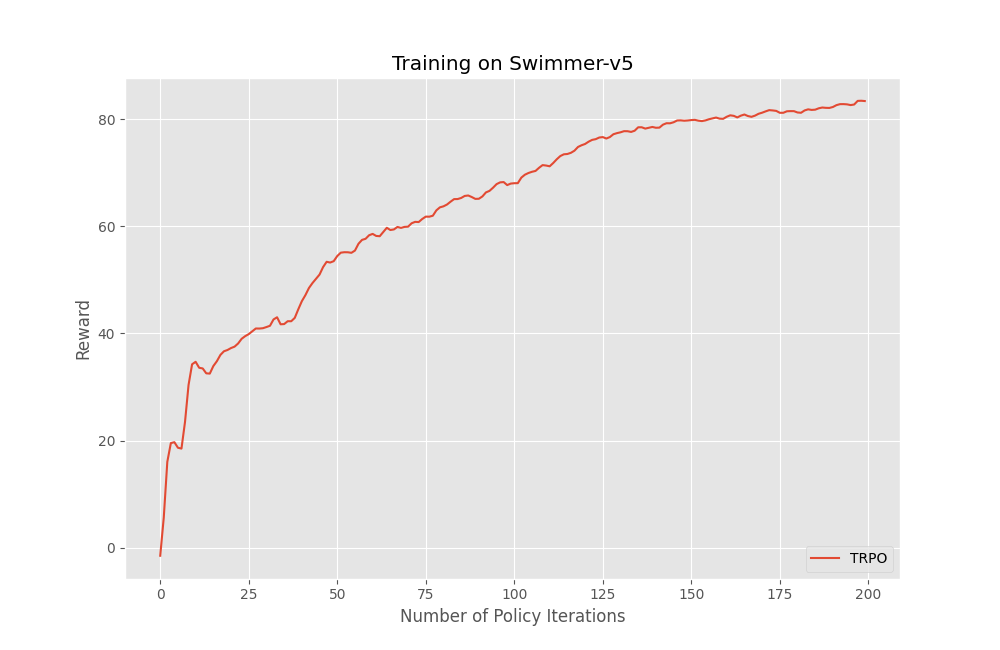

Here is the Python script that generated this plot:
import os
import time
import json
import torch
import argparse
import numpy as np
import gymnasium as gym
from tqdm import trange
from datetime import datetime
from collections import deque

import matplotlib.pyplot as plt
from torch.nn import functional as F
from torch.optim import Adam

def safemean(xs):
    return np.nan if len(xs) == 0 else np.mean(xs)

def set_flat_params_to(params, flat_params):
    prev_ind = 0
    for param in params:
        flat_size = int(np.prod(list(param.size())))
        param.data.copy_(flat_params[prev_ind:prev_ind + flat_size].view(param.size()))
        prev_ind += flat_size

# 1. (修改) 调整网络结构以匹配论文参数
class MlpActorCritic(torch.nn.Module):
    def __init__(self, obs_space, act_space):
        super().__init__()
        self.obs_dim = obs_space.shape[0]
        # 将隐藏层大小从 64 改为 30
        hidden_size = 30
        self.actor_mean = torch.nn.Sequential(
            torch.nn.Linear(self.obs_dim, hidden_size),
            torch.nn.Tanh(),
            torch.nn.Linear(hidden_size, hidden_size),
            torch.nn.Tanh(),
            torch.nn.Linear(hidden_size, act_space.shape[0])
        )
        self.actor_log_std = torch.nn.Parameter(torch.zeros(act_space.shape[0]))
        self.critic = torch.nn.Sequential(
            torch.nn.Linear(self.obs_dim, hidden_size),
            torch.nn.Tanh(),
            torch.nn.Linear(hidden_size, hidden_size),
            torch.nn.Tanh(),
            torch.nn.Linear(hidden_size, 1)
        )

    def forward(self, obs):
        obs = obs.view(-1, self.obs_dim)
        mean = self.actor_mean(obs)
        std = torch.exp(self.actor_log_std)
        dist = torch.distributions.Normal(mean, std)
        value = self.critic(obs).squeeze(-1)
        return dist, value

class Runner:
    def __init__(self, env, model, nsteps, gamma, lam, device):
        self.env = env
        self.model = model
        self.nsteps = nsteps
        self.gamma = gamma
        self.lam = lam
        self.device = device
        self.obs = torch.zeros((self.nsteps + 1,) + self.env.observation_space.shape).to(device)
        self.actions = torch.zeros((self.nsteps,) + self.env.action_space.shape).to(device)
        self.rewards = torch.zeros(self.nsteps).to(device)
        self.dones = torch.zeros(self.nsteps).to(device)
        self.values = torch.zeros(self.nsteps + 1).to(device)
        self.current_obs, _ = self.env.reset()

    def run(self):
        epinfos = []
        # 使用 tqdm 显示采样进度
        for step in trange(self.nsteps, desc="Sampling", leave=False):
            current_obs_tensor = torch.tensor(self.current_obs, dtype=torch.float32).to(self.device)
            self.obs[step] = current_obs_tensor
            with torch.no_grad():
                dist, value = self.model(current_obs_tensor.unsqueeze(0))
                action = dist.sample()
            self.values[step] = value.squeeze(0)
            self.actions[step] = action.squeeze(0)
            action_np = action.squeeze(0).cpu().numpy()
            obs_next, reward, terminated, truncated, info = self.env.step(action_np)
            done = terminated or truncated
            self.rewards[step] = torch.tensor(reward, dtype=torch.float32).to(self.device)
            self.dones[step] = torch.tensor(done).to(self.device)
            self.current_obs = obs_next
            if done:
                epinfos.append({"r": info.get("episode", {}).get("r", 0), "l": info.get("episode", {}).get("l", 0)})
                self.current_obs, _ = self.env.reset()
        
        final_obs_tensor = torch.tensor(self.current_obs, dtype=torch.float32).to(self.device)
        self.obs[self.nsteps] = final_obs_tensor
        with torch.no_grad():
            _, last_value = self.model(final_obs_tensor.unsqueeze(0))
        self.values[self.nsteps] = last_value.squeeze(0)

        advs = torch.zeros_like(self.rewards)
        last_gae_lam = 0
        for t in reversed(range(self.nsteps)):
            delta = self.rewards[t] + self.gamma * self.values[t + 1] * (1.0 - self.dones[t]) - self.values[t]
            advs[t] = last_gae_lam = delta + self.gamma * self.lam * (1.0 - self.dones[t]) * last_gae_lam
        returns = advs + self.values[:-1]
        return self.obs[:-1], self.actions, advs, returns, epinfos

def learn(algo, actor_critic, env, device, log_dir, env_name,
          total_timesteps, nsteps, nminibatches, lam, gamma, noptepochs, lr, ent_coef, max_kl, log_interval):
    num_envs = 1
    timesteps_per_epoch = nsteps * num_envs
    epochs = total_timesteps // timesteps_per_epoch
    minibatch_size = timesteps_per_epoch // nminibatches
    runner = Runner(env=env, model=actor_critic, nsteps=nsteps, gamma=gamma, lam=lam, device=device)
    epinfobuf = deque(maxlen=100)

    def conjugate_gradient(fvp_fn, g, x, nsteps_cg=10, residual_tol=1e-10): # 改成用Nonlinear Conjugate Gradient Optimizer forDNN Training
        r = g - fvp_fn(x)
        p = r.clone()
        rdotr = torch.dot(r, r)
        for i in range(nsteps_cg):
            z = fvp_fn(p)
            alpha = rdotr / (torch.dot(p, z) + 1e-8)
            x += alpha * p
            r -= alpha * z
            new_rdotr = torch.dot(r, r)
            if new_rdotr < residual_tol:
                break
            beta = new_rdotr / (rdotr + 1e-8)
            p = r + beta * p
            rdotr = new_rdotr
        return x

    tepochs = trange(epochs, desc='Epoch', leave=True) # 修改为 epochs 而不是 epochs + 1
    params_pi = list(actor_critic.actor_mean.parameters()) + [actor_critic.actor_log_std]
    params_v = list(actor_critic.critic.parameters())
    v_optimizer = Adam(params_v, lr=lr)
    make_flat = lambda x: torch.cat([p.contiguous().view(-1) for p in x if p is not None])
    get_flat_grad = lambda params: torch.cat([p.grad.contiguous().view(-1) for p in params if p.grad is not None])
    x_cg = None

    epoch_history = []
    rewards_history = []

    for epoch in tepochs:
        tstart = time.perf_counter()
        actor_critic.eval()
        obs, act, adv, ret, epinfos = runner.run()
        epinfobuf.extend(epinfos)
        with torch.no_grad():
            old_dist, _ = actor_critic(obs)
        adv = (adv - adv.mean()) / (adv.std() + 1e-8)

        def get_policy_loss_and_kl(current_dist):
            logp = current_dist.log_prob(act).sum(-1)
            old_logp = old_dist.log_prob(act).sum(-1)
            ratio = torch.exp(logp - old_logp)
            pi_loss = -(ratio * adv).mean()
            kl = torch.distributions.kl.kl_divergence(old_dist, current_dist).mean()
            return pi_loss, kl

        def fisher_vector_product(x):
            damping = 0.1
            new_dist, _ = actor_critic(obs)
            _, kl = get_policy_loss_and_kl(new_dist)
            kl_grads = torch.autograd.grad(kl, params_pi, create_graph=True)
            flat_kl_grads = make_flat(kl_grads)
            dot_prod = torch.dot(flat_kl_grads, x)
            fvp = torch.autograd.grad(dot_prod, params_pi)
            flat_fvp = make_flat(fvp)
            return flat_fvp + damping * x
        
        new_dist_for_grad, _ = actor_critic(obs)
        pi_loss_for_grad, _ = get_policy_loss_and_kl(new_dist_for_grad)
        entropy = new_dist_for_grad.entropy().mean()
        actor_critic.zero_grad()
        (pi_loss_for_grad - ent_coef * entropy).backward()
        g = get_flat_grad(params_pi).detach()
        if x_cg is None:
            x_cg = torch.zeros_like(g)
        step_dir = conjugate_gradient(fisher_vector_product, -g, x=x_cg).detach()
        x_cg = step_dir.clone()
        shs = 0.5 * torch.dot(step_dir, fisher_vector_product(step_dir))
        lm = torch.sqrt(shs / max_kl)
        full_step = step_dir / (lm + 1e-8)
        step_size = 1.0
        flat_params = make_flat(params_pi).detach()
        with torch.no_grad():
            pi_loss_old, _ = get_policy_loss_and_kl(old_dist)
        for _ in range(10):
            new_params = flat_params + full_step * step_size
            set_flat_params_to(params_pi, new_params)
            with torch.no_grad():
                new_dist, _ = actor_critic(obs)
                pi_loss_new, kl_new = get_policy_loss_and_kl(new_dist)
            if kl_new <= max_kl and pi_loss_new <= pi_loss_old:
                break
            step_size *= 0.5
        else:
            set_flat_params_to(params_pi, flat_params)

        actor_critic.train()
        inds = np.arange(timesteps_per_epoch)
        for _ in range(noptepochs):
            np.random.shuffle(inds)
            for start in range(0, timesteps_per_epoch, minibatch_size):
                end = start + minibatch_size
                mbinds = inds[start:end]
                _, values = actor_critic(obs[mbinds])
                v_loss = F.mse_loss(values, ret[mbinds])
                v_optimizer.zero_grad()
                v_loss.backward()
                v_optimizer.step()

        tnow = time.perf_counter()
        fps = int(timesteps_per_epoch / (tnow - tstart))
        if (epoch + 1) % log_interval == 0:
            mean_reward = safemean([epinfo['r'] for epinfo in epinfobuf])
            
            print(f"--- Epoch: {epoch} ---")
            print(f"Total Timesteps: {(epoch + 1) * timesteps_per_epoch}")
            print(f"Mean Reward (last 100 episodes): {mean_reward:.2f}")
            print(f"FPS: {fps}")
            print("-" * (15 + len(str(epoch))))

            epoch_history.append(epoch)
            rewards_history.append(mean_reward)
    
    if log_dir is not None:
        torch.save({'model_state_dict': actor_critic.state_dict()}, f'{log_dir}/model.ckpt')

    if epoch_history and rewards_history:
        print("\nTraining finished. Generating plot...")
        try:
            plt.style.use('ggplot')
            plt.figure(figsize=(10, 6.5))
            plt.plot(epoch_history, rewards_history, label='TRPO')
            plt.title(f'Training on {env_name}')
            plt.xlabel('Number of Policy Iterations')
            plt.ylabel('Reward')
            plt.legend(loc='lower right')
            plt.show()
        except Exception as e:
            print(f"Could not generate plot. Error: {e}")
            plt.style.use('default')
            plt.figure(figsize=(10, 6.5))
            plt.plot(epoch_history, rewards_history, label='TRPO')
            plt.title(f'Training on {env_name}')
            plt.xlabel('Number of Policy Iterations')
            plt.ylabel('Reward')
            plt.grid(True)
            plt.legend(loc='lower right')
            plt.show()

def train_fn(device_id):
    algo = 'trpo'
    env_name = 'Swimmer-v5' 
    
    # 2. (修改) 调整训练步数以匹配论文
    # 论文参数: 200 policy iterations, 50K sim steps per iter.
    policy_iterations = 200
    nsteps = 50000  # Sim. steps per iter.
    total_timesteps = policy_iterations * nsteps # = 10,000,000
    
    # 保持不变的参数
    nminibatches = 32 # 可以根据内存调整，32是一个合理的起点
    gamma = 0.99      # 与论文一致
    lam = 0.95
    noptepochs = 10
    lr = 3e-4
    ent_coef = 0.0
    max_kl = 0.01     # 与论文一致
    log_interval = 1
    
    time_now = datetime.now().strftime('%Y%m%d-%H%M%S')
    seed = 42
    torch.manual_seed(seed)
    np.random.seed(seed)
    log_dir = f"logs/{algo}_{env_name}_{time_now}_{seed}"
    os.makedirs(log_dir, exist_ok=True)
    
    print("创建环境中...")
    env = gym.make(env_name)
    env = gym.wrappers.RecordEpisodeStatistics(env)

    if torch.cuda.is_available():
        device = torch.device(f"cuda:{device_id}")
    else:
        device = torch.device("cpu")
    print(f'运行设备: {device}')

    actor_critic = MlpActorCritic(env.observation_space, env.action_space).to(device)
    
    kwargs = {k: v for k, v in locals().items() if k not in [
        'env', 'actor_critic', 'kwargs', 'device_id', 'log_dir', 'time_now', 'device'
    ]}
    with open(f"{log_dir}/hyperparameters.json", 'w') as f:
        json.dump(kwargs, f, indent=4)
    
    learn(algo=algo, actor_critic=actor_critic, env=env, device=device, log_dir=log_dir, env_name=env_name,
          total_timesteps=total_timesteps, nsteps=nsteps, nminibatches=nminibatches, 
          lam=lam, gamma=gamma, noptepochs=noptepochs, lr=lr, 
          ent_coef=ent_coef, max_kl=max_kl, log_interval=log_interval)

def main():
    parser = argparse.ArgumentParser(description='Train TRPO for Swimmer-v5 based on paper parameters.')
    parser.add_argument('--device', type=int, default=0, help='GPU device ID to use.')
    args = parser.parse_args()
    train_fn(args.device)

if __name__ == '__main__':
    main()
